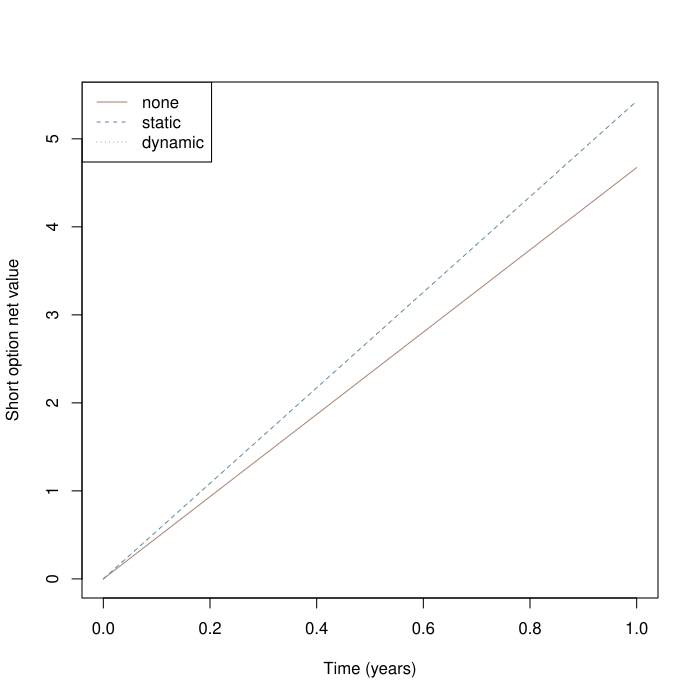

Here is the R script that generated this plot:
pdf('tests/bs-round3/case-13-full.pdf')
# 一份教学欧式期权对应一单位标的；卖出一份，非真实市场预测
# [parameters] 定价与路径波动率一致；允许卖空、分数持仓，无交易成本
S0 <- 100; K <- 100; T <- 1; r <- 0.05; q <- 0; sigma <- 0.2
N <- 1; interval <- 1; seed <- 2027; type <- "C"
# [validation] 与网页使用同一教学域；不截断超域价格
stopifnot(all(is.finite(c(S0,K,T,r,q,sigma,N,interval,seed))), S0>=.01, S0<=1e5, K>=.01, K<=1e5,
          T>0, T<=10, r >= -0.1, r<=.3, q>=0, q<=1, sigma>=0, sigma<=2,
          N>=1, N<=504, N==floor(N), interval>=1, interval<=504, interval==floor(interval),
          seed>=0, seed<=2147483646, seed==floor(seed), type %in% c("C","P"))
# [delta] 带连续股息的 BS 价格、Delta；到期直接使用支付函数
option <- function(S, tau) {
  if(tau==0) return(c(price=if(type=="C") max(S-K,0) else max(K-S,0), delta=NA_real_, gamma=NA_real_))
  A <- S*exp(-q*tau); D <- K*exp(-r*tau)
  if(sigma==0) {
    if(A==D) stop("Zero volatility kink: Delta is not unique")
    d <- as.numeric(A>D)
    return(c(price=if(type=="C") max(A-D,0) else max(D-A,0), delta=exp(-q*tau)*(d-if(type=="P") 1 else 0), gamma=0))
  }
  d1 <- (log(S/K)+(r-q+sigma^2/2)*tau)/(sigma*sqrt(tau)); d2 <- d1-sigma*sqrt(tau)
  price <- if(type=="C") max(0,A-D,A*pnorm(d1)-D*pnorm(d2)) else max(0,D-A,D*pnorm(-d2)-A*pnorm(-d1))
  delta <- exp(-q*tau)*(pnorm(d1)-if(type=="P") 1 else 0)
  c(price=price, delta=delta, gamma=exp(-q*tau)*dnorm(d1)/(S*sigma*sqrt(tau)))
}
# [path] Park-Miller + Box-Muller，与网页相同的可复现教学随机数
normal_draws <- function(seed, n) {
  state <- seed %% 2147483646 + 1
  uniform <- function() { state <<- (state*16807) %% 2147483647; state/2147483647 }
  vapply(seq_len(n), function(i) sqrt(-2*log(uniform()))*cos(2*pi*uniform()), numeric(1))
}
dt <- T/N
Z <- normal_draws(seed,N)
spots <- numeric(N+1); spots[1] <- S0
for(i in seq_len(N)) spots[i+1] <- spots[i]*exp((r-q-sigma^2/2)*dt+sigma*sqrt(dt)*Z[i])
stopifnot(length(spots)==N+1, spots[1]==S0, all(is.finite(spots)), all(spots>=.01 & spots<=1e5))
# [time] 期末tau严格为0；三种策略共享同一条路径与同一权利金
values <- t(vapply(0:N,function(i) option(spots[i+1], T*(N-i)/N), numeric(3)))
premium <- values[1,"price"]
run_strategy <- function(strategy) {
  # [initial] 权利金支付股票成本，余款为现金；允许负现金（借款）
  holding <- if(strategy=="none") 0 else values[1,"delta"]
  cash <- premium-holding*S0
  rows <- data.frame(i=0,t=0,tau=T,S=S0,price=premium,delta=values[1,"delta"],gamma=values[1,"gamma"],
    oldHolding=0,holding=holding,quantity=holding,cashBefore=premium,interest=0,dividend=0,
    tradeCash=-holding*S0,cash=cash,net=holding*S0+cash-premium,netDelta=holding-values[1,"delta"],rebalance=FALSE,settlement=0)
  for(i in seq_len(N)) {
    # [interest] 先按连续复利更新现金账户，负现金承担利息
    oldHolding <- holding; interest <- cash*expm1(r*dt)
    # [dividend] 左端点矩形近似，股息期末入账；空头为支出，不额外复利
    dividend <- oldHolding*q*spots[i]*dt
    cashBefore <- cash+interest+dividend
    # [trade] 仅动态策略在约定时点调仓；到期不再构造Delta
    rebalance <- strategy=="dynamic" && i<N && i %% interval==0
    if(rebalance) holding <- values[i+1,"delta"]
    quantity <- holding-oldHolding
    tradeCash <- -quantity*spots[i+1]
    cash <- cashBefore+tradeCash
    # [net] 卖方组合：股票+现金-期权负债；终点price为真实支付
    net <- holding*spots[i+1]+cash-values[i+1,"price"]
    rows <- rbind(rows,data.frame(i=i,t=i*dt,tau=T*(N-i)/N,S=spots[i+1],price=values[i+1,"price"],
      delta=values[i+1,"delta"],gamma=values[i+1,"gamma"],oldHolding=oldHolding,holding=holding,quantity=quantity,
      cashBefore=cashBefore,interest=interest,dividend=dividend,tradeCash=tradeCash,cash=cash,net=net,
      netDelta=if(i==N) NA_real_ else holding-values[i+1,"delta"],rebalance=rebalance,settlement=0))
  }
  rows
}
results <- lapply(c("none","static","dynamic"),run_strategy)
names(results) <- c("none","static","dynamic")
errors <- vapply(results,function(x) tail(x$net,1),numeric(1))
# [settle] 终点表格为清算前账户；卖出所有股票并支付期权后，现金等于净误差
settlement <- lapply(results,function(x) {
  last <- x[nrow(x),]; c(stockLiquidation=last$holding*last$S, optionPayment=-last$price,
    cashBefore=last$cash, finalCash=last$cash+last$holding*last$S-last$price, finalHolding=0)
})
print(errors, digits=12)
print(tail(results$dynamic,3), digits=10)
# [validation] 逐期对账与自融资验证
for(x in results) {
  stopifnot(abs(x$net[1])<1e-8)
  stopifnot(max(abs(x$cash-x$cashBefore-x$tradeCash))<1e-7)
  stopifnot(max(abs(x$net-(x$holding*x$S+x$cash-x$price)))<1e-7)
  stopifnot(max(abs(diff(x$cash)-x$interest[-1]-x$dividend[-1]-x$tradeCash[-1]))<1e-7)
}
# [plot] 相同路径上的三策略；单条路径误差不保证随调仓频率单调改善
matplot((0:N)*dt,do.call(cbind,lapply(results,function(x) x$net)),type="l",lty=1:3,
        col=c("#a98773","#6689a8","#659b8a"),xlab="Time (years)",ylab="Short option net value")
legend("topleft",legend=names(results),lty=1:3,col=c("#a98773","#6689a8","#659b8a"))
# RStudio实践：保持N、seed与其他参数不变，只修改interval后整段重跑。
# 比较errors和逐期账户；更频繁调仓不保证本路径误差单调下降或盈利。

for(k in names(results)) write.table(results[[k]],file=paste0('tests/bs-round3/case-13-full-',k,'.csv'),row.names=FALSE,quote=FALSE,sep=',',na='NA')
dev.off()
